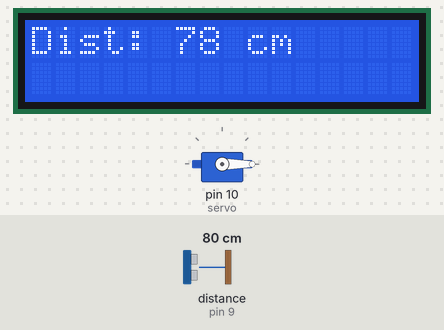
This sketch was run on a simulated Arduino Uno, built with avr-gcc and run on an emulated ATmega328P. On the bench: servo, 16×2 character LCD. Wiring (inferred from the names in the program): ultrasonic range finder: trigger pin 8; echo pin 9. Inputs (shaded band) come from the test bench; at power-on: distance to the obstacle (sensor on pin 9) 80 cm. The echo pulse lasts 58.3 µs per cm.

Above: at 2.2 s.
2.3 s: distance to the obstacle (sensor on pin 9) set to 2 cm
At 3.0 s:
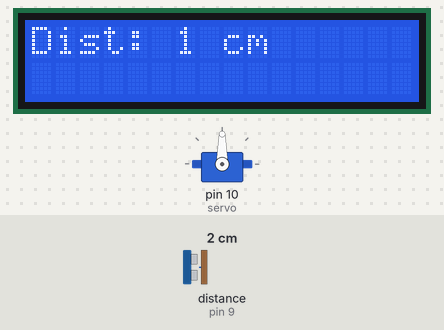
5.3 s: distance to the obstacle (sensor on pin 9) set to 4 cm
At 5.7 s:
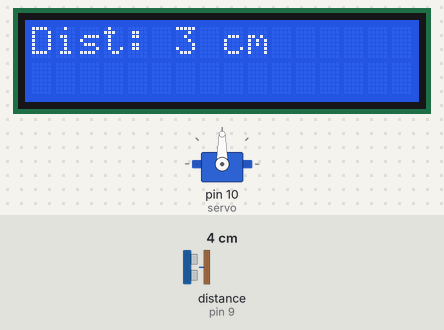
8.3 s: distance to the obstacle (sensor on pin 9) set to 9 cm
At 9.1 s:
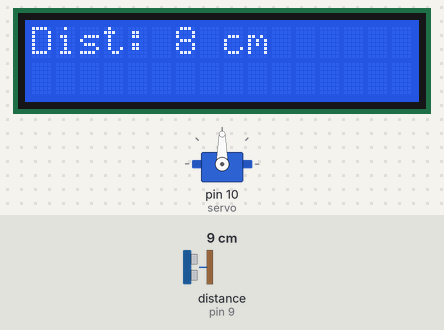
11.3 s: distance to the obstacle (sensor on pin 9) set to 18 cm
At 12.6 s:
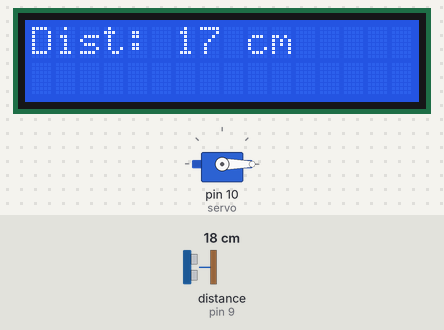
14.3 s: distance to the obstacle (sensor on pin 9) set to 35 cm
At 14.7 s:
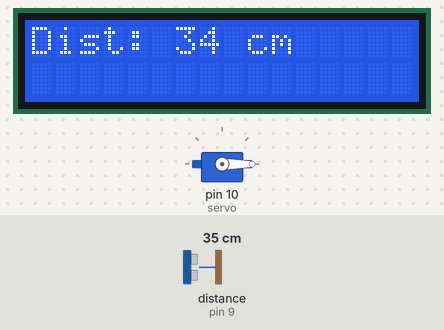
17.3 s: distance to the obstacle (sensor on pin 9) set to 60 cm
At 18.3 s:
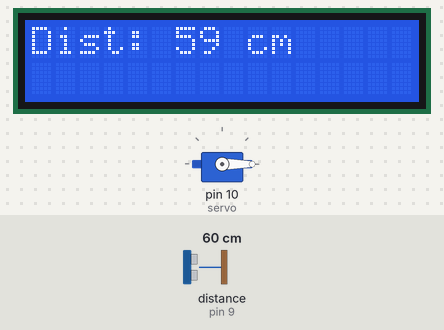
Timing chart, 0 to 20.3 s (numbered marks = the images above; inputs shaded):
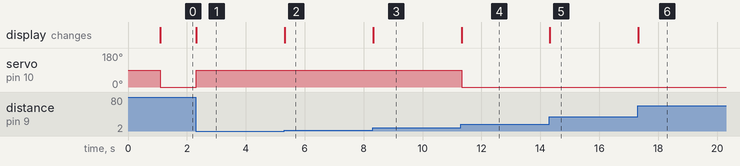

The sketch:

smart_gate1.ino
```cpp
#include <Servo.h>
#include <Wire.h>
#include <LiquidCrystal_I2C.h>

#define servo 10
#define trig 8
#define echo 9

LiquidCrystal_I2C lcd(0x27, 16, 2);
Servo myServo;

long duration;
int distance;

void setup()
{
  myServo.attach(servo);
  pinMode(trig, OUTPUT);
  pinMode(echo, INPUT);

  lcd.init();
  lcd.backlight();
  lcd.setCursor(0, 0);
  lcd.print("Welcome");
  delay(1000);
}

void loop()
{
  digitalWrite(trig, LOW);
  delayMicroseconds(2);
  digitalWrite(trig, HIGH);
  delayMicroseconds(10);
  digitalWrite(trig, LOW);
  duration = pulseIn(echo, HIGH);
  distance = duration * 0.034 / 2;

  lcd.clear();
  lcd.setCursor(0, 0);
  lcd.print("Dist: ");
  lcd.print(distance);
  lcd.print(" cm");

  if (distance < 15) {
    myServo.write(90);
  } else {
    myServo.write(0);
  }
}
```

Measured:
- after the input at 2.3 s, servo on pin 10 (servo): 0° → 90° at once; the display: changes at once (image 1)
- after the input at 5.3 s, the display: changes at once (image 2)
- after the input at 8.3 s, the display: changes at once (image 3)
- after the input at 11.3 s, servo on pin 10 (servo): 90° → 0° at once; the display: changes at once (image 4)
- after the input at 14.3 s, the display: changes at once (image 5)
- after the input at 17.3 s, the display: changes at once (image 6)
